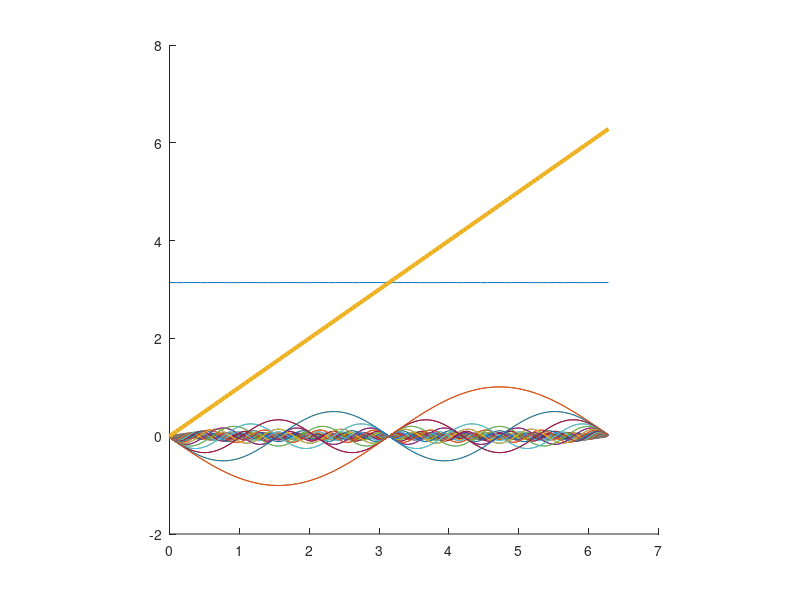

Write MATLAB code to recreate this figure.

% The Fourier transform lets us express a function as a countable sum of "fourier coefficients".
% This demonstrates the discrete fourier transform: https://en.wikipedia.org/wiki/Discrete_Fourier_transform

% Some set up.
clear;
cla;
hold on;
axis equal;
axis square;
% Ignore this warning. imaginary parts will be small for real functions.
warning('off','MATLAB:plot:IgnoreImaginaryXYPart')


N = 128;						% Sample density
X = linspace(0, 2*pi, N);		% Interval length is 2*pi

% Our function. Experiment with this! Try X.^2, X.^10, etc.
Y = X;


% First we find the fourier coefficients, f_hat
f_hat = zeros(1,N);

% For each coeff, integrate f*exp(- ~~~)
for n=1:N
	x = 0:N-1;
	f_hat(n) = f_hat(n) + sum( Y .* exp(-(2*pi/N)*i*(n-1)*x) );
	f_hat(n) = f_hat(n)/N;
end

% Uncomment to crosscheck with MATLAB's fast fourier transform.
% f_hat = fft(Y).*(1/N);

% plot the scaled basis functions.
for n=1:N
	x = 0:N-1;
	plot(X, f_hat(n) .* exp(2*pi/N*i*(n-1)*x));	
end

% Reconstruct F by summing the fourier coefficients with basis functions.
F = zeros(1, N);
for x=1:N
	n = 0:N-1;
	F(x) = F(x) + sum(f_hat .* exp((2*pi/N)*i*(x-1).* n));
end

plot(X, F, 'LineWidth',3);
